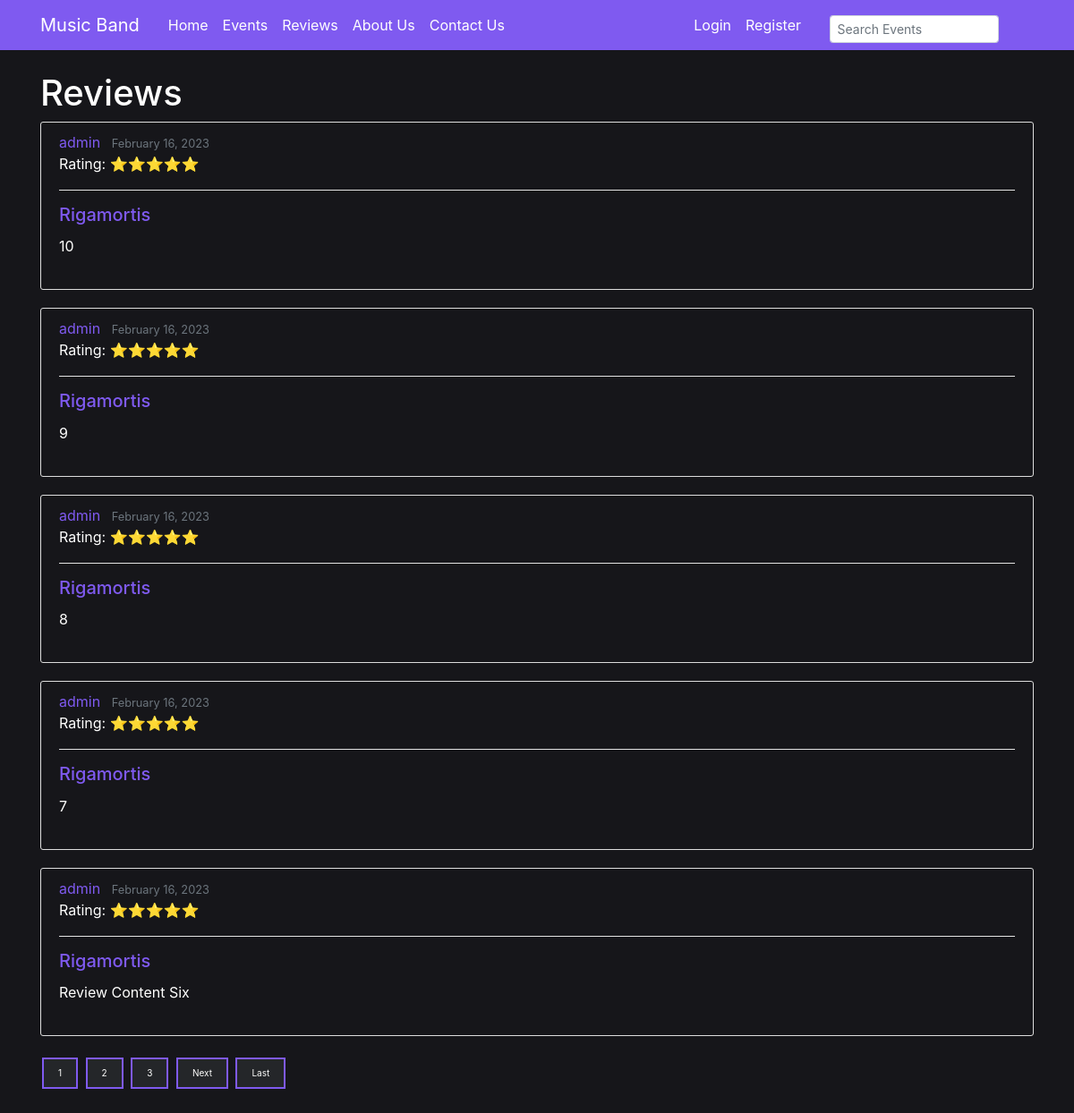
The app's page /reviews/ with its own data.
### events/models.py (models this page shows, shortened)
class Review(models.Model):
    author = models.CharField(max_length=100)
    event_rating = models.PositiveSmallIntegerField(validators=[MinValueValidator(0), MaxValueValidator(5)]) # event rating is a positive small integer field
    content = models.TextField()
    date_posted = models.DateTimeField(auto_now_add=True)
    event = models.ForeignKey(Event, on_delete=models.CASCADE)
    user = models.ForeignKey(settings.AUTH_USER_MODEL, on_delete=models.CASCADE, null=True)

class Event(models.Model):
    name = models.CharField(max_length=100)
    event_type = models.CharField(max_length=50)
    location = models.CharField(max_length=100)
    date = models.DateTimeField()
    description = models.TextField()
    photo = models.ImageField(upload_to='')
    def __str__(self):
        return self.name

### events/views.py (the view)
# urls.py: path('reviews/', ReviewListView.as_view(), name='events-reviews'), # 'reviews/' maps to the reviews page
class ReviewListView(ListView): # This view is used to display all the reviews in the database
    model = Review # Tells the view which model to query
    template_name = 'events/reviews.html' # <app>/<model>_<viewtype>.html
    context_object_name = 'reviews' # name of the object list that will be used in the template
    ordering = ['-date_posted'] # orders the reviews by date posted
    paginate_by = 5 # number of reviews to display per page

### events/templatetags/rating_stars.py (called while the page is built)
@register.filter
def stars(value):
    full_stars = int(value)
    empty_stars = 5 - full_stars
    return '⭐' * full_stars + '☆' * empty_stars

### events/templates/events/reviews.html (shortened to what this page needs)
{% extends "events/base.html" %}
{% load rating_stars %}
{% block content %}
    <h1>Reviews</h1>
    {% for review in reviews %}
        <article class="media content-section">
            <div class="media-body">
                <div class="article-metadata">
                    <a class="mr-2" style="color: #7f5af0;" href="{% url 'user-reviews' review.author %}">{{ review.author }}</a>
                    <small class="text-muted">{{ review.date_posted|date:"F d, Y" }}</small>
                    <p class="review-card-rating">Rating: {{ review.event_rating|stars }}</p>
                </div>
                <h2><a class="event-card-title" href="{% url 'review-detail' review.id %}">{{ review.event}}</a></h2>
                <p class="article-content">{{ review.content }}</p>
            </div>
        </article>
    {% endfor %}
{% if is_paginated %}
	{% for num in page_obj.paginator.page_range %}
		{% if page_obj.number == num %}
			<a class="pagination-button" href="?page={{ num }}">{{ num }}</a>
		{% elif num > page_obj.number|add:'-3' and num < page_obj.number|add:'3' %}
			<a class="pagination-button" href="?page={{ num }}">{{ num }}</a>
		{% endif %}
	{% endfor %}
	{% if page_obj.has_next %}
		<a class="pagination-button" href="?page={{ page_obj.next_page_number }}">Next</a>
		<a class="pagination-button" href="?page={{ page_obj.paginator.num_pages }}">Last</a>
	{% endif %}
{% endif %}
{% endblock content %}

### events/static/events/main.css (style rules this page uses)
body { background: #16161a; color: #333333; margin-top: 5rem; }
h1, h2, h3, h4, h5, h6 { color: #fffffe; }
p { color: #fffffe; }
.content-section { background: #16161a; padding: 10px 20px; border: 1px solid #dddddd; border-radius: 3px; margin-bottom: 20px; padding-bottom: 20px; }
.article-content { white-space: pre-line; }
.article-metadata { padding-bottom: 1px; margin-bottom: 4px; border-bottom: 1px solid #e3e3e3 }
.event-card-title { font-size: 20px; margin-bottom: 10px; color: #7f5af0; }
.pagination-button { background-color: #242629; color: #fffffe; border: 2px solid #7f5af0; padding: 8px 16px; text-align: center; text-decoration: none; display: inline-block; font-size: 10px; margin: 4px 2px; transition-duration: 0.4s; cursor: pointer; }

### records on screen
Review: author "admin", date_posted "February 16, 2023", event_rating|stars "⭐⭐⭐⭐⭐", event "Rigamortis", content "10"
Review: author "admin", date_posted "February 16, 2023", event_rating|stars "⭐⭐⭐⭐⭐", event "Rigamortis", content "9"
Review: author "admin", date_posted "February 16, 2023", event_rating|stars "⭐⭐⭐⭐⭐", event "Rigamortis", content "8"
Review: author "admin", date_posted "February 16, 2023", event_rating|stars "⭐⭐⭐⭐⭐", event "Rigamortis", content "7"
Review: author "admin", date_posted "February 16, 2023", event_rating|stars "⭐⭐⭐⭐⭐", event "Rigamortis", content "Review Content Six"

### other values on screen
{{ num }} "1"
{{ num }} "2" "3"
